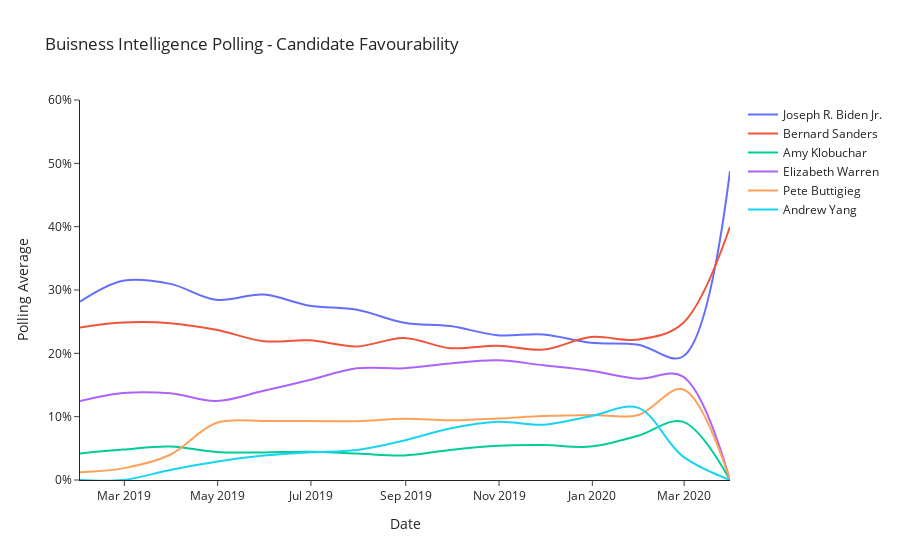

The cell this chart's notebook holds for it:
### Code cell
pretty_names = ["Joseph R. Biden Jr.","Bernard Sanders","Amy Klobuchar","Elizabeth Warren","Pete Buttigieg","Andrew Yang"]
poll_mapping = {}
for a,b in zip(pretty_names,px.colors.qualitative.Plotly):
    poll_mapping[a] = b
    
fig = go.Figure()
for cand,col in zip(pretty_names,concat_col_names):
    fig.add_trace(go.Scatter(x=polling_agg["date"],
                             y=polling_agg[col], 
                             mode='lines',
                             line_shape="spline",
                             name=cand,
                             line=dict(color=poll_mapping[cand])
                            ))

    # Add figure title
fig.update_layout(
    title_text="Buisness Intelligence Polling - Candidate Favourability",
    template="simple_white",
    yaxis=dict(tickformat=',.0%',range=[0,0.6])
)

fig.update_xaxes(title_text="Date")
fig.update_yaxes(title_text="Polling Average")

fig.write_html("visualizations/BI_polling_average-ALL.html")
fig.show()

### Figure 1 — Plotly figure (JSON) as saved in the notebook; plotly's stock layout.template omitted (floating-point values rounded to 4 significant figures)
{"data": [{"line": {"color": "#636EFA", "shape": "spline"}, "mode": "lines", "name": "Joseph R. Biden Jr.", "type": "scatter", "x": ["2019-01-31T00:00:00", "2019-02-28T00:00:00", "2019-03-31T00:00:00", "2019-04-30T00:00:00", "2019-05-31T00:00:00", "2019-06-30T00:00:00", "2019-07-31T00:00:00", "2019-08-31T00:00:00", "2019-09-30T00:00:00", "2019-10-31T00:00:00", "2019-11-30T00:00:00", "2019-12-31T00:00:00", "2020-01-31T00:00:00", "2020-02-29T00:00:00", "2020-03-31T00:00:00"], "y": [0.2815, 0.3146, 0.3097, 0.2846, 0.2928, 0.2753, 0.2687, 0.2484, 0.243, 0.2287, 0.2298, 0.2168, 0.2136, 0.1946, 0.4876]}, {"line": {"color": "#EF553B", "shape": "spline"}, "mode": "lines", "name": "Bernard Sanders", "type": "scatter", "x": ["2019-01-31T00:00:00", "2019-02-28T00:00:00", "2019-03-31T00:00:00", "2019-04-30T00:00:00", "2019-05-31T00:00:00", "2019-06-30T00:00:00", "2019-07-31T00:00:00", "2019-08-31T00:00:00", "2019-09-30T00:00:00", "2019-10-31T00:00:00", "2019-11-30T00:00:00", "2019-12-31T00:00:00", "2020-01-31T00:00:00", "2020-02-29T00:00:00", "2020-03-31T00:00:00"], "y": [0.2409, 0.2486, 0.2476, 0.2372, 0.2192, 0.2205, 0.2109, 0.2243, 0.2082, 0.212, 0.2059, 0.2257, 0.2218, 0.2471, 0.3998]}, {"line": {"color": "#00CC96", "shape": "spline"}, "mode": "lines", "name": "Amy Klobuchar", "type": "scatter", "x": ["2019-01-31T00:00:00", "2019-02-28T00:00:00", "2019-03-31T00:00:00", "2019-04-30T00:00:00", "2019-05-31T00:00:00", "2019-06-30T00:00:00", "2019-07-31T00:00:00", "2019-08-31T00:00:00", "2019-09-30T00:00:00", "2019-10-31T00:00:00", "2019-11-30T00:00:00", "2019-12-31T00:00:00", "2020-01-31T00:00:00", "2020-02-29T00:00:00", "2020-03-31T00:00:00"], "y": [0.04198, 0.04808, 0.05291, 0.04414, 0.04357, 0.04448, 0.04188, 0.03883, 0.04743, 0.05407, 0.05523, 0.0528, 0.06983, 0.09218, 0]}, {"line": {"color": "#AB63FA", "shape": "spline"}, "mode": "lines", "name": "Elizabeth Warren", "type": "scatter", "x": ["2019-01-31T00:00:00", "2019-02-28T00:00:00", "2019-03-31T00:00:00", "2019-04-30T00:00:00", "2019-05-31T00:00:00", "2019-06-30T00:00:00", "2019-07-31T00:00:00", "2019-08-31T00:00:00", "2019-09-30T00:00:00", "2019-10-31T00:00:00", "2019-11-30T00:00:00", "2019-12-31T00:00:00", "2020-01-31T00:00:00", "2020-02-29T00:00:00", "2020-03-31T00:00:00"], "y": [0.1246, 0.1372, 0.1369, 0.1247, 0.1408, 0.1578, 0.1764, 0.1764, 0.1841, 0.189, 0.1811, 0.1727, 0.16, 0.1637, 0]}, {"line": {"color": "#FFA15A", "shape": "spline"}, "mode": "lines", "name": "Pete Buttigieg", "type": "scatter", "x": ["2019-01-31T00:00:00", "2019-02-28T00:00:00", "2019-03-31T00:00:00", "2019-04-30T00:00:00", "2019-05-31T00:00:00", "2019-06-30T00:00:00", "2019-07-31T00:00:00", "2019-08-31T00:00:00", "2019-09-30T00:00:00", "2019-10-31T00:00:00", "2019-11-30T00:00:00", "2019-12-31T00:00:00", "2020-01-31T00:00:00", "2020-02-29T00:00:00", "2020-03-31T00:00:00"], "y": [0.01239, 0.01836, 0.03986, 0.09003, 0.09314, 0.09315, 0.09294, 0.09655, 0.09428, 0.09709, 0.1009, 0.1028, 0.1027, 0.1433, 0]}, {"line": {"color": "#19D3F3", "shape": "spline"}, "mode": "lines", "name": "Andrew Yang", "type": "scatter", "x": ["2019-01-31T00:00:00", "2019-02-28T00:00:00", "2019-03-31T00:00:00", "2019-04-30T00:00:00", "2019-05-31T00:00:00", "2019-06-30T00:00:00", "2019-07-31T00:00:00", "2019-08-31T00:00:00", "2019-09-30T00:00:00", "2019-10-31T00:00:00", "2019-11-30T00:00:00", "2019-12-31T00:00:00", "2020-01-31T00:00:00", "2020-02-29T00:00:00", "2020-03-31T00:00:00"], "y": [0, 0, 0.01587, 0.02877, 0.03867, 0.04381, 0.04739, 0.06233, 0.08126, 0.09186, 0.08731, 0.1008, 0.1139, 0.03768, 0]}], "layout": {"title": {"text": "Buisness Intelligence Polling - Candidate Favourability"}, "xaxis": {"title": {"text": "Date"}}, "yaxis": {"range": [0, 0.6], "tickformat": ",.0%", "title": {"text": "Polling Average"}}}}
